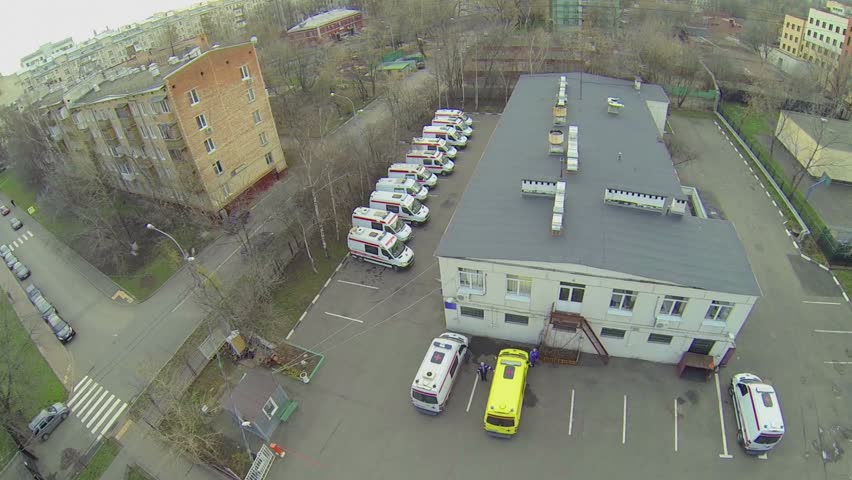
#> input picture resources/images/1.jpg, 852 x 480 px
$ python test.py --image resources/images/1.jpg   (older library calls are emulated)
#> lines starting #> are read from the running program, lines starting #| are printed output that depends on the picture; after the words box and inside, x2 and y2 are one past the last pixel; in counts of white or black regions, pixels touching at a corner belong together
import argparse
import imutils
import cv2
import numpy as np


ap = argparse.ArgumentParser()
ap.add_argument("-i", "--image", required=True,
	help="path to the input image")
args = vars(ap.parse_args())

im = cv2.imread(args["image"])
#> im is the input picture: shape (480, 852, 3); mean B, G, R 116.8, 129.5, 125.3
imgray = cv2.cvtColor(im, cv2.COLOR_BGR2GRAY)
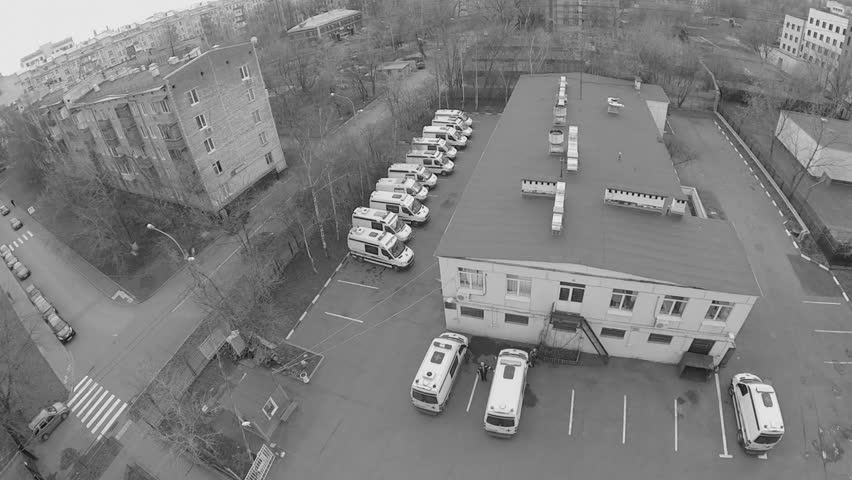
#> imgray: shape (480, 852); min 3, max 245, mean 126.8
blurred = cv2.GaussianBlur(imgray, (3, 3), 0)
# ret, thresh = cv2.threshold(imgray, 127, 255, 0)
edges = cv2.Canny(blurred, 30, 200)
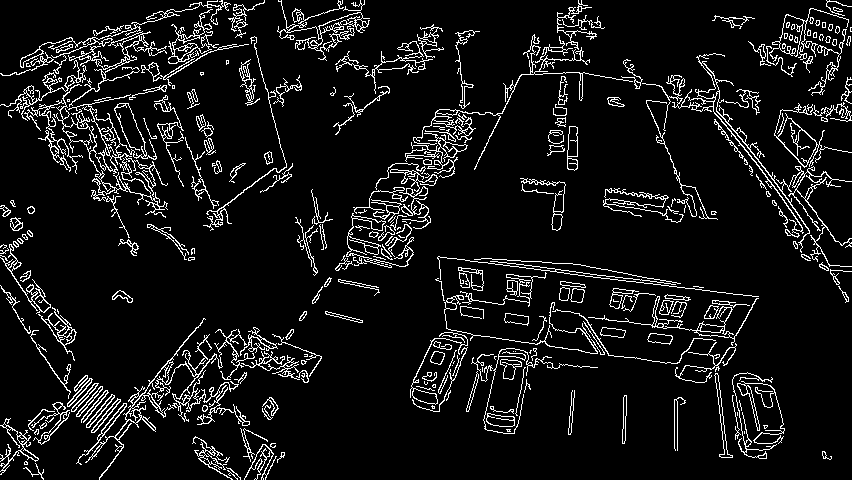
#> edges: shape (480, 852); 8.4% white in thin lines or dots
im2, contours, hierarchy = cv2.findContours(edges, cv2.RETR_TREE, cv2.CHAIN_APPROX_NONE)
#> contours = 717 contours, 409 with area under 20; largest, box (x1, y1, x2, y2) and area: (24, 84, 168, 238) 1537, (642, 53, 852, 267) 1424, (85, 318, 255, 480) 1110, (774, 103, 852, 168) 1034, (777, 117, 817, 167) 928

contours = [c for c in contours if cv2.contourArea(c) > 100]
#> contours = 105 contours; largest, box (x1, y1, x2, y2) and area: (24, 84, 168, 238) 1537, (642, 53, 852, 267) 1424, (85, 318, 255, 480) 1110, (774, 103, 852, 168) 1034, (777, 117, 817, 167) 928


cv2.imshow("Image", im2)
cv2.waitKey(0)
print(hierarchy)
#> (printed output is left out)

cv2.drawContours(im, contours, -1, (0,255,0), 3)
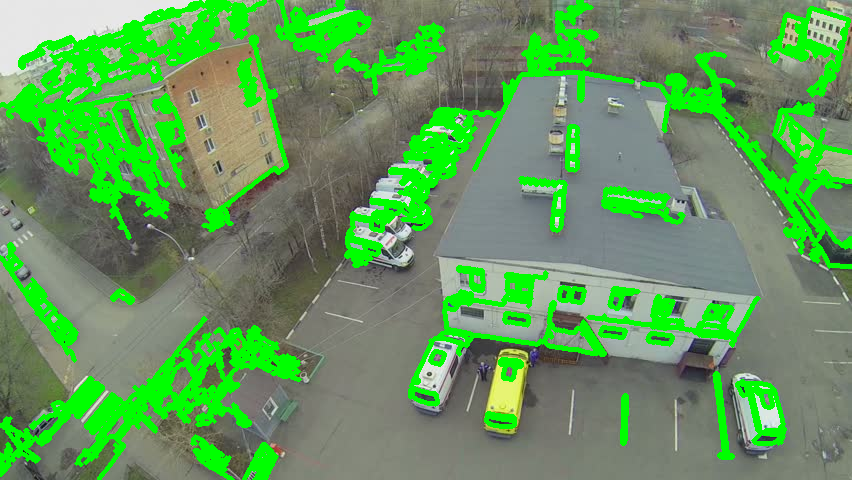
#> im: shape (480, 852, 3); 19.08% of pixels changed, all inside (x1, y1, x2, y2) = (0, 0, 852, 480)
cv2.imshow("Image", im)
cv2.waitKey(0)

# [97 lines of commented-out code are left out]

$ run again, with resources/images/2Ambulances.jpg copied over resources/images/1.jpg
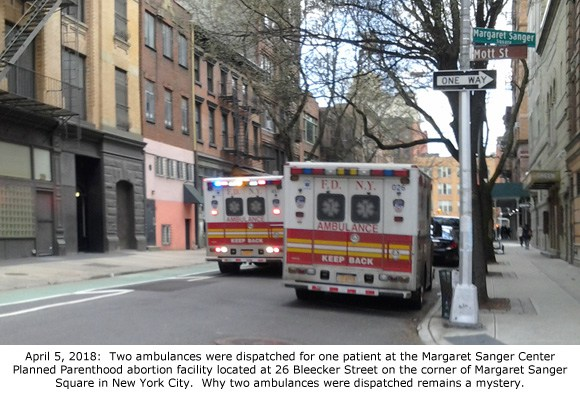
#> input picture resources/images/2Ambulances.jpg, 580 x 397 px
#> im is the input picture: shape (397, 580, 3); mean B, G, R 131, 133.3, 136.2
#> `edges = cv2.Canny(blurred, 30, 200)`:
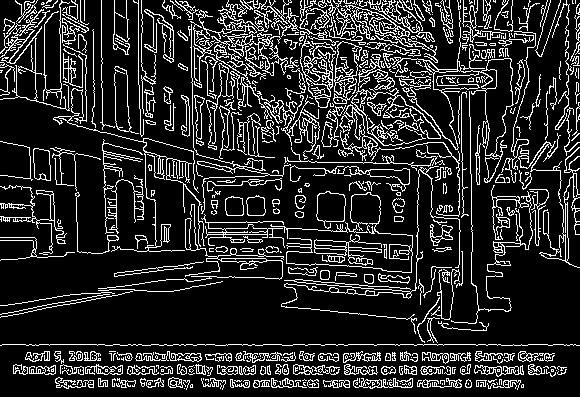
#> edges: shape (397, 580); 16.3% white in thin lines or dots
#> `im2, contours, hierarchy = cv2.findContours(edges, cv2.RETR_TREE, cv2...`: contours = 1004 contours, 667 with area under 20; largest, box (x1, y1, x2, y2) and area: (390, 11, 514, 183) 2662, (485, 58, 513, 156) 1692, (300, 35, 336, 108) 1224, (327, 0, 438, 63) 968, (334, 41, 362, 95) 844
#> `contours = [c for c in contours if cv2.contourArea(c) > 100]`: contours = 83 contours; largest, box (x1, y1, x2, y2) and area: (390, 11, 514, 183) 2662, (485, 58, 513, 156) 1692, (300, 35, 336, 108) 1224, (327, 0, 438, 63) 968, (334, 41, 362, 95) 844
#> (printed output is left out)
#> `cv2.drawContours(im, contours, -1, (0,255,0), 3)`:
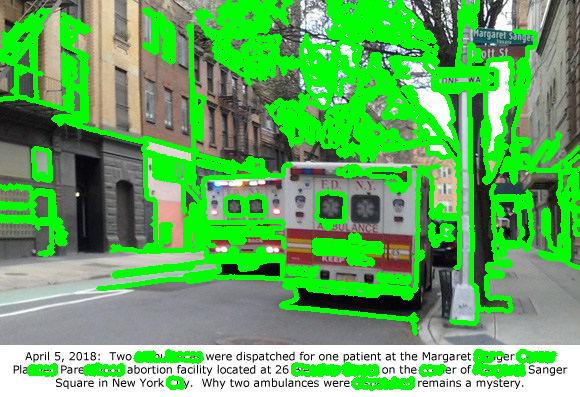
#> im: shape (397, 580, 3); mean B, G, R 95.7, 172.4, 99.8

$ run again, with resources/images/ambulance.jpg copied over resources/images/1.jpg
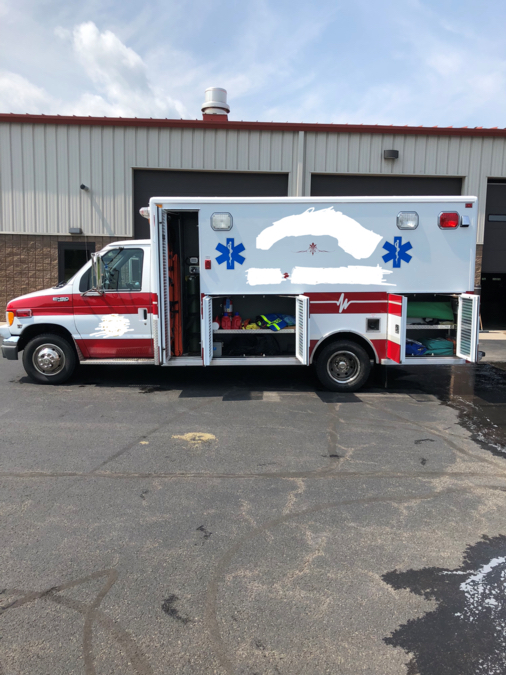
#> input picture resources/images/ambulance.jpg, 506 x 675 px
#> im is the input picture: shape (675, 506, 3); mean B, G, R 140.1, 135.1, 134
#> `edges = cv2.Canny(blurred, 30, 200)`:
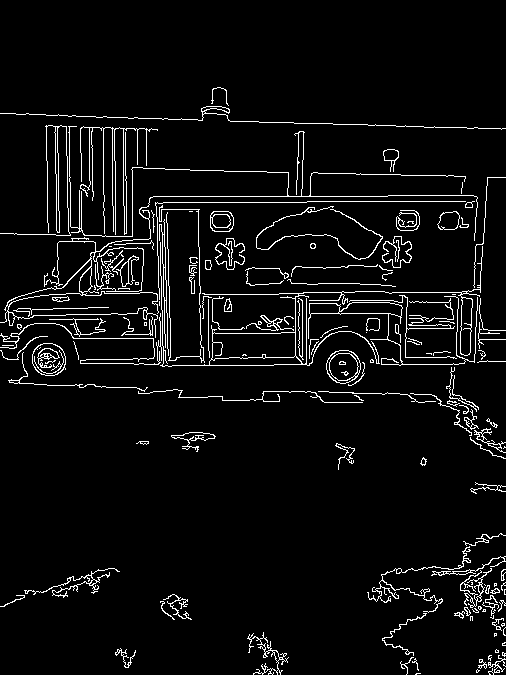
#> edges: shape (675, 506); 5.1% white in thin lines or dots, all inside (x1, y1, x2, y2) = (0, 87, 506, 675)
#> `im2, contours, hierarchy = cv2.findContours(edges, cv2.RETR_TREE, cv2...`: contours = 270 contours, 179 with area under 20; largest, box (x1, y1, x2, y2) and area: (160, 242, 483, 367) 3358, (211, 332, 296, 361) 2020, (0, 126, 478, 338) 1078, (308, 296, 478, 366) 946, (326, 350, 361, 384) 886
#> `contours = [c for c in contours if cv2.contourArea(c) > 100]`: contours = 38 contours; largest, box (x1, y1, x2, y2) and area: (160, 242, 483, 367) 3358, (211, 332, 296, 361) 2020, (0, 126, 478, 338) 1078, (308, 296, 478, 366) 946, (326, 350, 361, 384) 886
#> (printed output is left out)
#> `cv2.drawContours(im, contours, -1, (0,255,0), 3)`:
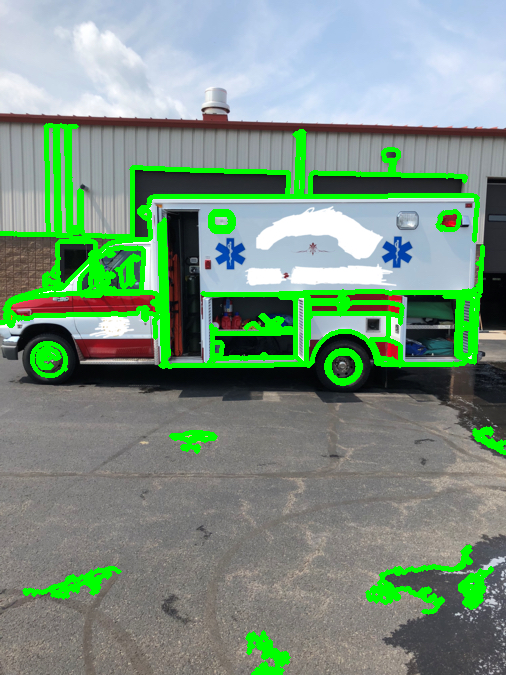
#> im: shape (675, 506, 3); 9.45% of pixels changed, all inside (x1, y1, x2, y2) = (0, 123, 506, 675)
